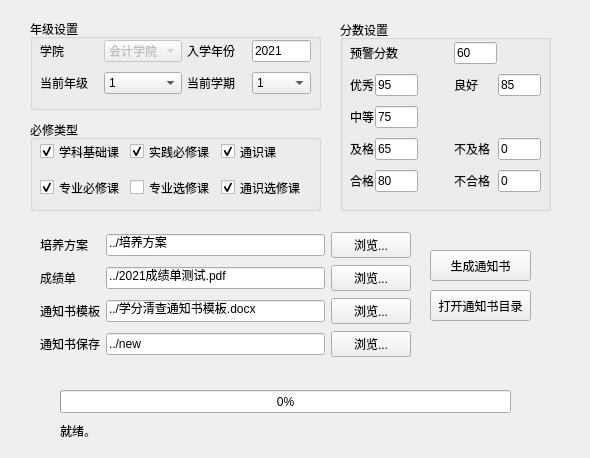
<?xml version="1.0" encoding="UTF-8"?>
<ui version="4.0">
 <class>Form</class>
 <widget class="QWidget" name="Form">
  <property name="geometry">
   <rect>
    <x>0</x>
    <y>0</y>
    <width>590</width>
    <height>458</height>
   </rect>
  </property>
  <property name="windowTitle">
   <string>学分清查工具</string>
  </property>
  <widget class="QPushButton" name="notice_create">
   <property name="geometry">
    <rect>
     <x>430</x>
     <y>250</y>
     <width>101</width>
     <height>31</height>
    </rect>
   </property>
   <property name="text">
    <string>生成通知书</string>
   </property>
  </widget>
  <widget class="QPushButton" name="open_notice_dir">
   <property name="geometry">
    <rect>
     <x>430</x>
     <y>290</y>
     <width>101</width>
     <height>31</height>
    </rect>
   </property>
   <property name="text">
    <string>打开通知书目录</string>
   </property>
  </widget>
  <widget class="QGroupBox" name="must_group">
   <property name="enabled">
    <bool>true</bool>
   </property>
   <property name="geometry">
    <rect>
     <x>30</x>
     <y>120</y>
     <width>291</width>
     <height>91</height>
    </rect>
   </property>
   <property name="title">
    <string>必修类型</string>
   </property>
  </widget>
  <widget class="QGroupBox" name="grade_group">
   <property name="geometry">
    <rect>
     <x>30</x>
     <y>19</y>
     <width>291</width>
     <height>91</height>
    </rect>
   </property>
   <property name="title">
    <string>年级设置</string>
   </property>
  </widget>
  <widget class="QGroupBox" name="grade_group_2">
   <property name="geometry">
    <rect>
     <x>340</x>
     <y>20</y>
     <width>211</width>
     <height>191</height>
    </rect>
   </property>
   <property name="title">
    <string>分数设置</string>
   </property>
  </widget>
  <widget class="QWidget" name="layoutWidget1">
   <property name="geometry">
    <rect>
     <x>40</x>
     <y>141</y>
     <width>271</width>
     <height>57</height>
    </rect>
   </property>
   <layout class="QGridLayout" name="must_type_layout">
    <property name="horizontalSpacing">
     <number>0</number>
    </property>
    <property name="verticalSpacing">
     <number>15</number>
    </property>
    <item row="0" column="0">
     <widget class="QCheckBox" name="xkjck">
      <property name="tabletTracking">
       <bool>false</bool>
      </property>
      <property name="text">
       <string>学科基础课</string>
      </property>
      <property name="checked">
       <bool>true</bool>
      </property>
     </widget>
    </item>
    <item row="0" column="1">
     <widget class="QCheckBox" name="sjbxk">
      <property name="text">
       <string>实践必修课</string>
      </property>
      <property name="checked">
       <bool>true</bool>
      </property>
     </widget>
    </item>
    <item row="0" column="2">
     <widget class="QCheckBox" name="tsk">
      <property name="text">
       <string>通识课</string>
      </property>
      <property name="checked">
       <bool>true</bool>
      </property>
     </widget>
    </item>
    <item row="1" column="0">
     <widget class="QCheckBox" name="zybxk">
      <property name="text">
       <string>专业必修课</string>
      </property>
      <property name="checked">
       <bool>true</bool>
      </property>
     </widget>
    </item>
    <item row="1" column="1">
     <widget class="QCheckBox" name="zyxxk">
      <property name="text">
       <string>专业选修课</string>
      </property>
     </widget>
    </item>
    <item row="1" column="2">
     <widget class="QCheckBox" name="tsxxk">
      <property name="enabled">
       <bool>true</bool>
      </property>
      <property name="tabletTracking">
       <bool>false</bool>
      </property>
      <property name="text">
       <string>通识选修课</string>
      </property>
      <property name="checkable">
       <bool>true</bool>
      </property>
      <property name="checked">
       <bool>true</bool>
      </property>
     </widget>
    </item>
   </layout>
  </widget>
  <widget class="QWidget" name="layoutWidget2">
   <property name="geometry">
    <rect>
     <x>40</x>
     <y>40</y>
     <width>271</width>
     <height>56</height>
    </rect>
   </property>
   <layout class="QGridLayout" name="semester_layout" columnstretch="1,1,1,1">
    <property name="leftMargin">
     <number>0</number>
    </property>
    <property name="topMargin">
     <number>0</number>
    </property>
    <property name="horizontalSpacing">
     <number>5</number>
    </property>
    <property name="verticalSpacing">
     <number>10</number>
    </property>
    <item row="0" column="3">
     <widget class="QLineEdit" name="enter_year">
      <property name="text">
       <string>2021</string>
      </property>
     </widget>
    </item>
    <item row="1" column="2">
     <widget class="QLabel" name="label_5">
      <property name="text">
       <string>当前学期</string>
      </property>
     </widget>
    </item>
    <item row="1" column="1">
     <widget class="QComboBox" name="now_grade">
      <property name="enabled">
       <bool>true</bool>
      </property>
      <property name="currentText">
       <string>1</string>
      </property>
      <item>
       <property name="text">
        <string>1</string>
       </property>
      </item>
      <item>
       <property name="text">
        <string>2</string>
       </property>
      </item>
      <item>
       <property name="text">
        <string>3</string>
       </property>
      </item>
      <item>
       <property name="text">
        <string>4</string>
       </property>
      </item>
     </widget>
    </item>
    <item row="0" column="1">
     <widget class="QComboBox" name="college_name">
      <property name="enabled">
       <bool>false</bool>
      </property>
      <property name="editable">
       <bool>false</bool>
      </property>
      <item>
       <property name="text">
        <string>会计学院</string>
       </property>
      </item>
     </widget>
    </item>
    <item row="0" column="2">
     <widget class="QLabel" name="label_3">
      <property name="text">
       <string>入学年份</string>
      </property>
     </widget>
    </item>
    <item row="0" column="0">
     <widget class="QLabel" name="label_21">
      <property name="text">
       <string>学院</string>
      </property>
     </widget>
    </item>
    <item row="1" column="0">
     <widget class="QLabel" name="label_4">
      <property name="text">
       <string>当前年级</string>
      </property>
     </widget>
    </item>
    <item row="1" column="3">
     <widget class="QComboBox" name="now_semester">
      <item>
       <property name="text">
        <string>1</string>
       </property>
      </item>
      <item>
       <property name="text">
        <string>2</string>
       </property>
      </item>
     </widget>
    </item>
   </layout>
  </widget>
  <widget class="QWidget" name="layoutWidget3">
   <property name="geometry">
    <rect>
     <x>350</x>
     <y>42</y>
     <width>191</width>
     <height>152</height>
    </rect>
   </property>
   <layout class="QGridLayout" name="score_layout" columnstretch="1,0,0,0,0">
    <property name="leftMargin">
     <number>0</number>
    </property>
    <property name="horizontalSpacing">
     <number>1</number>
    </property>
    <property name="verticalSpacing">
     <number>10</number>
    </property>
    <item row="4" column="0">
     <widget class="QLabel" name="hg_label">
      <property name="text">
       <string>合格</string>
      </property>
     </widget>
    </item>
    <item row="1" column="3">
     <widget class="QLabel" name="lh_label">
      <property name="text">
       <string>良好</string>
      </property>
     </widget>
    </item>
    <item row="3" column="3">
     <widget class="QLabel" name="bjg_label">
      <property name="text">
       <string>不及格</string>
      </property>
     </widget>
    </item>
    <item row="1" column="1">
     <widget class="QLineEdit" name="yx_score">
      <property name="text">
       <string>95</string>
      </property>
     </widget>
    </item>
    <item row="3" column="4">
     <widget class="QLineEdit" name="bjg_score">
      <property name="text">
       <string>0</string>
      </property>
     </widget>
    </item>
    <item row="4" column="4">
     <widget class="QLineEdit" name="bhg_score">
      <property name="text">
       <string>0</string>
      </property>
     </widget>
    </item>
    <item row="1" column="0">
     <widget class="QLabel" name="yx_label">
      <property name="text">
       <string>优秀</string>
      </property>
     </widget>
    </item>
    <item row="4" column="3">
     <widget class="QLabel" name="bhg_label">
      <property name="text">
       <string>不合格</string>
      </property>
     </widget>
    </item>
    <item row="1" column="4">
     <widget class="QLineEdit" name="lh_score">
      <property name="text">
       <string>85</string>
      </property>
     </widget>
    </item>
    <item row="3" column="1">
     <widget class="QLineEdit" name="jg_score">
      <property name="text">
       <string>65</string>
      </property>
     </widget>
    </item>
    <item row="4" column="1">
     <widget class="QLineEdit" name="hg_score">
      <property name="text">
       <string>80</string>
      </property>
     </widget>
    </item>
    <item row="2" column="1">
     <widget class="QLineEdit" name="zd_score">
      <property name="text">
       <string>75</string>
      </property>
     </widget>
    </item>
    <item row="0" column="0" colspan="2">
     <widget class="QLabel" name="pass_label">
      <property name="text">
       <string>预警分数</string>
      </property>
      <property name="wordWrap">
       <bool>false</bool>
      </property>
     </widget>
    </item>
    <item row="3" column="0">
     <widget class="QLabel" name="jg_label">
      <property name="text">
       <string>及格</string>
      </property>
     </widget>
    </item>
    <item row="2" column="0">
     <widget class="QLabel" name="zd_label">
      <property name="text">
       <string>中等</string>
      </property>
     </widget>
    </item>
    <item row="0" column="3">
     <widget class="QLineEdit" name="pass_score">
      <property name="text">
       <string>60</string>
      </property>
     </widget>
    </item>
    <item row="0" column="2">
     <spacer name="horizontalSpacer">
      <property name="orientation">
       <enum>Qt::Horizontal</enum>
      </property>
      <property name="sizeHint" stdset="0">
       <size>
        <width>100</width>
        <height>20</height>
       </size>
      </property>
     </spacer>
    </item>
   </layout>
  </widget>
  <widget class="QWidget" name="layoutWidget">
   <property name="geometry">
    <rect>
     <x>40</x>
     <y>231</y>
     <width>371</width>
     <height>131</height>
    </rect>
   </property>
   <layout class="QGridLayout" name="gridLayout">
    <item row="1" column="0">
     <widget class="QLabel" name="label_22">
      <property name="text">
       <string>成绩单</string>
      </property>
     </widget>
    </item>
    <item row="2" column="1">
     <widget class="QLineEdit" name="notice_template">
      <property name="text">
       <string>../学分清查通知书模板.docx</string>
      </property>
     </widget>
    </item>
    <item row="0" column="1">
     <widget class="QLineEdit" name="schedule_dir">
      <property name="text">
       <string>../培养方案</string>
      </property>
     </widget>
    </item>
    <item row="3" column="1">
     <widget class="QLineEdit" name="notice_dir">
      <property name="text">
       <string>../new</string>
      </property>
     </widget>
    </item>
    <item row="1" column="2">
     <widget class="QPushButton" name="transcript_view">
      <property name="text">
       <string>浏览...</string>
      </property>
     </widget>
    </item>
    <item row="1" column="1">
     <widget class="QLineEdit" name="transcript_file">
      <property name="text">
       <string>../2021成绩单测试.pdf</string>
      </property>
     </widget>
    </item>
    <item row="0" column="0">
     <widget class="QLabel" name="label_20">
      <property name="text">
       <string>培养方案</string>
      </property>
     </widget>
    </item>
    <item row="3" column="0">
     <widget class="QLabel" name="label_18">
      <property name="text">
       <string>通知书保存</string>
      </property>
     </widget>
    </item>
    <item row="2" column="2">
     <widget class="QPushButton" name="notice_template_view">
      <property name="text">
       <string>浏览...</string>
      </property>
     </widget>
    </item>
    <item row="3" column="2">
     <widget class="QPushButton" name="notice_dir_view">
      <property name="text">
       <string>浏览...</string>
      </property>
     </widget>
    </item>
    <item row="2" column="0">
     <widget class="QLabel" name="label_17">
      <property name="text">
       <string>通知书模板</string>
      </property>
     </widget>
    </item>
    <item row="0" column="2">
     <widget class="QPushButton" name="schedule_dir_view">
      <property name="text">
       <string>浏览...</string>
      </property>
     </widget>
    </item>
   </layout>
  </widget>
  <widget class="QProgressBar" name="progress_bar">
   <property name="geometry">
    <rect>
     <x>60</x>
     <y>390</y>
     <width>451</width>
     <height>23</height>
    </rect>
   </property>
   <property name="cursor">
    <cursorShape>ArrowCursor</cursorShape>
   </property>
   <property name="value">
    <number>0</number>
   </property>
  </widget>
  <widget class="QLabel" name="progress_phase">
   <property name="geometry">
    <rect>
     <x>60</x>
     <y>420</y>
     <width>161</width>
     <height>21</height>
    </rect>
   </property>
   <property name="text">
    <string>就绪。</string>
   </property>
  </widget>
  <widget class="QLabel" name="progress_now">
   <property name="geometry">
    <rect>
     <x>60</x>
     <y>440</y>
     <width>411</width>
     <height>21</height>
    </rect>
   </property>
   <property name="text">
    <string/>
   </property>
  </widget>
  <zorder>must_group</zorder>
  <zorder>grade_group</zorder>
  <zorder>layoutWidget</zorder>
  <zorder>grade_group_2</zorder>
  <zorder>layoutWidget1</zorder>
  <zorder>layoutWidget2</zorder>
  <zorder>layoutWidget3</zorder>
  <zorder>notice_create</zorder>
  <zorder>open_notice_dir</zorder>
  <zorder>progress_bar</zorder>
  <zorder>progress_phase</zorder>
  <zorder>progress_now</zorder>
 </widget>
 <resources/>
 <connections/>
</ui>
